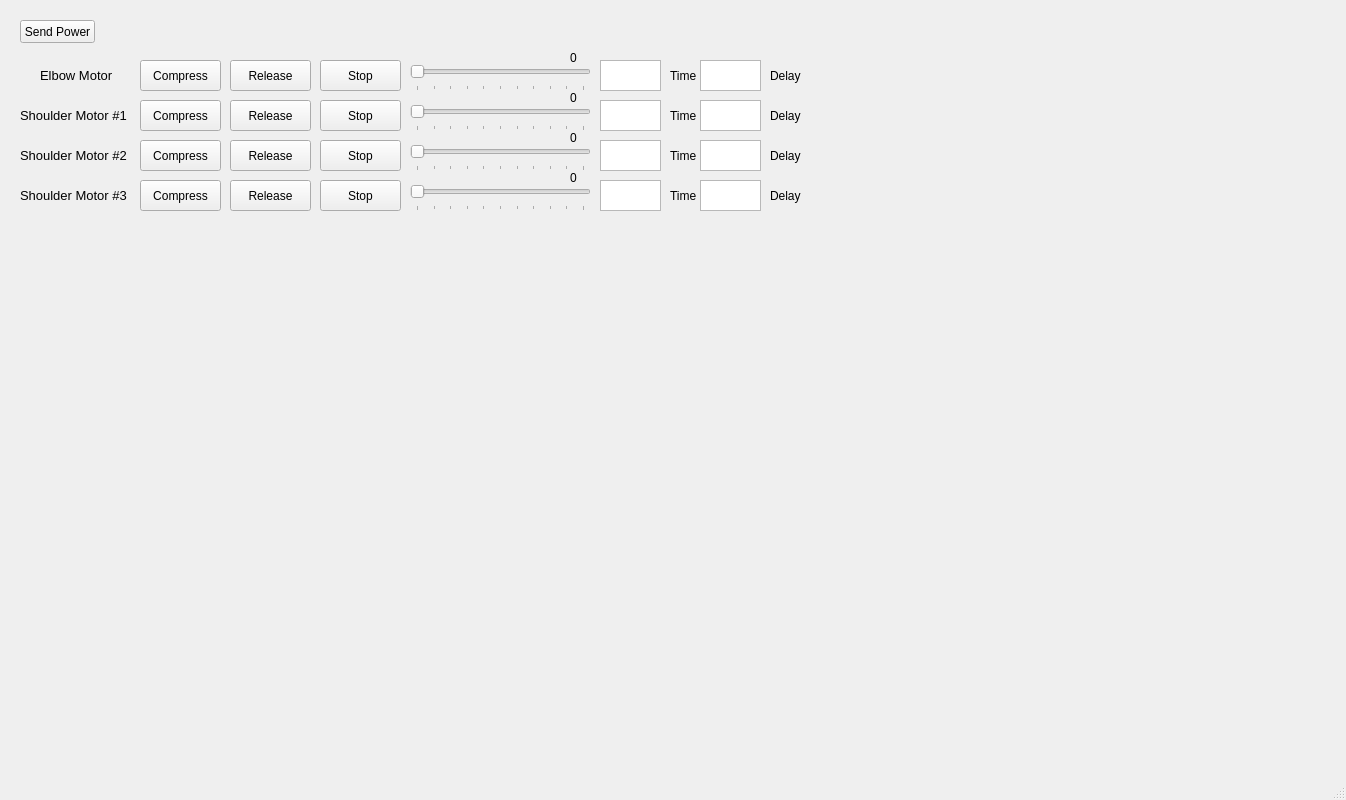
<?xml version="1.0" encoding="UTF-8"?>
<ui version="4.0">
 <class>MainWindow</class>
 <widget class="QMainWindow" name="MainWindow">
  <property name="geometry">
   <rect>
    <x>0</x>
    <y>0</y>
    <width>1346</width>
    <height>800</height>
   </rect>
  </property>
  <property name="windowTitle">
   <string>MainWindow</string>
  </property>
  <widget class="QWidget" name="centralwidget">
   <widget class="QLabel" name="elbow_label">
    <property name="geometry">
     <rect>
      <x>40</x>
      <y>60</y>
      <width>81</width>
      <height>31</height>
     </rect>
    </property>
    <property name="text">
     <string>&lt;html&gt;&lt;head/&gt;&lt;body&gt;&lt;p&gt;&lt;span style=&quot; font-size:10pt;&quot;&gt;Elbow Motor&lt;/span&gt;&lt;/p&gt;&lt;/body&gt;&lt;/html&gt;</string>
    </property>
   </widget>
   <widget class="QPushButton" name="elbow_compress_btn">
    <property name="geometry">
     <rect>
      <x>140</x>
      <y>60</y>
      <width>81</width>
      <height>31</height>
     </rect>
    </property>
    <property name="text">
     <string>Compress</string>
    </property>
   </widget>
   <widget class="QPushButton" name="elbow_release_btn">
    <property name="geometry">
     <rect>
      <x>230</x>
      <y>60</y>
      <width>81</width>
      <height>31</height>
     </rect>
    </property>
    <property name="text">
     <string>Release</string>
    </property>
   </widget>
   <widget class="QPushButton" name="elbow_stop_btn">
    <property name="geometry">
     <rect>
      <x>320</x>
      <y>60</y>
      <width>81</width>
      <height>31</height>
     </rect>
    </property>
    <property name="text">
     <string>Stop</string>
    </property>
   </widget>
   <widget class="QLabel" name="shoulder_motor1_label">
    <property name="geometry">
     <rect>
      <x>20</x>
      <y>100</y>
      <width>111</width>
      <height>31</height>
     </rect>
    </property>
    <property name="text">
     <string>&lt;html&gt;&lt;head/&gt;&lt;body&gt;&lt;p&gt;&lt;span style=&quot; font-size:10pt;&quot;&gt;Shoulder Motor #1&lt;/span&gt;&lt;/p&gt;&lt;/body&gt;&lt;/html&gt;</string>
    </property>
   </widget>
   <widget class="QLabel" name="shoulder_motor2_label">
    <property name="geometry">
     <rect>
      <x>20</x>
      <y>140</y>
      <width>111</width>
      <height>31</height>
     </rect>
    </property>
    <property name="text">
     <string>&lt;html&gt;&lt;head/&gt;&lt;body&gt;&lt;p&gt;&lt;span style=&quot; font-size:10pt;&quot;&gt;Shoulder Motor #2&lt;/span&gt;&lt;/p&gt;&lt;/body&gt;&lt;/html&gt;</string>
    </property>
   </widget>
   <widget class="QLabel" name="shoulder_motor3_label">
    <property name="geometry">
     <rect>
      <x>20</x>
      <y>180</y>
      <width>111</width>
      <height>31</height>
     </rect>
    </property>
    <property name="text">
     <string>&lt;html&gt;&lt;head/&gt;&lt;body&gt;&lt;p&gt;&lt;span style=&quot; font-size:10pt;&quot;&gt;Shoulder Motor #3&lt;/span&gt;&lt;/p&gt;&lt;/body&gt;&lt;/html&gt;</string>
    </property>
   </widget>
   <widget class="QPushButton" name="shoulder_motor1_compress_btn">
    <property name="geometry">
     <rect>
      <x>140</x>
      <y>100</y>
      <width>81</width>
      <height>31</height>
     </rect>
    </property>
    <property name="text">
     <string>Compress</string>
    </property>
   </widget>
   <widget class="QPushButton" name="shoulder_motor1_release_btn">
    <property name="geometry">
     <rect>
      <x>230</x>
      <y>100</y>
      <width>81</width>
      <height>31</height>
     </rect>
    </property>
    <property name="text">
     <string>Release</string>
    </property>
   </widget>
   <widget class="QPushButton" name="shoulder_motor1_stop_btn">
    <property name="geometry">
     <rect>
      <x>320</x>
      <y>100</y>
      <width>81</width>
      <height>31</height>
     </rect>
    </property>
    <property name="text">
     <string>Stop</string>
    </property>
   </widget>
   <widget class="QPushButton" name="shoulder_motor2_release_btn">
    <property name="geometry">
     <rect>
      <x>230</x>
      <y>140</y>
      <width>81</width>
      <height>31</height>
     </rect>
    </property>
    <property name="text">
     <string>Release</string>
    </property>
   </widget>
   <widget class="QPushButton" name="shoulder_motor2_stop_btn">
    <property name="geometry">
     <rect>
      <x>320</x>
      <y>140</y>
      <width>81</width>
      <height>31</height>
     </rect>
    </property>
    <property name="text">
     <string>Stop</string>
    </property>
   </widget>
   <widget class="QPushButton" name="shoulder_motor2_compress_btn">
    <property name="geometry">
     <rect>
      <x>140</x>
      <y>140</y>
      <width>81</width>
      <height>31</height>
     </rect>
    </property>
    <property name="text">
     <string>Compress</string>
    </property>
   </widget>
   <widget class="QPushButton" name="shoulder_motor3_release_btn">
    <property name="geometry">
     <rect>
      <x>230</x>
      <y>180</y>
      <width>81</width>
      <height>31</height>
     </rect>
    </property>
    <property name="text">
     <string>Release</string>
    </property>
   </widget>
   <widget class="QPushButton" name="shoulder_motor3_stop_btn">
    <property name="geometry">
     <rect>
      <x>320</x>
      <y>180</y>
      <width>81</width>
      <height>31</height>
     </rect>
    </property>
    <property name="text">
     <string>Stop</string>
    </property>
   </widget>
   <widget class="QPushButton" name="shoulder_motor3_compress_btn">
    <property name="geometry">
     <rect>
      <x>140</x>
      <y>180</y>
      <width>81</width>
      <height>31</height>
     </rect>
    </property>
    <property name="text">
     <string>Compress</string>
    </property>
   </widget>
   <widget class="QSlider" name="elbow_pwm_scale">
    <property name="geometry">
     <rect>
      <x>410</x>
      <y>60</y>
      <width>181</width>
      <height>31</height>
     </rect>
    </property>
    <property name="maximum">
     <number>100</number>
    </property>
    <property name="singleStep">
     <number>1</number>
    </property>
    <property name="orientation">
     <enum>Qt::Horizontal</enum>
    </property>
    <property name="tickPosition">
     <enum>QSlider::TicksBelow</enum>
    </property>
    <property name="tickInterval">
     <number>10</number>
    </property>
   </widget>
   <widget class="QSlider" name="shoulder_motor1_pwm_scale">
    <property name="geometry">
     <rect>
      <x>410</x>
      <y>100</y>
      <width>181</width>
      <height>31</height>
     </rect>
    </property>
    <property name="maximum">
     <number>100</number>
    </property>
    <property name="singleStep">
     <number>1</number>
    </property>
    <property name="orientation">
     <enum>Qt::Horizontal</enum>
    </property>
    <property name="tickPosition">
     <enum>QSlider::TicksBelow</enum>
    </property>
    <property name="tickInterval">
     <number>10</number>
    </property>
   </widget>
   <widget class="QSlider" name="shoulder_motor2_pwm_scale">
    <property name="geometry">
     <rect>
      <x>410</x>
      <y>140</y>
      <width>181</width>
      <height>31</height>
     </rect>
    </property>
    <property name="maximum">
     <number>100</number>
    </property>
    <property name="singleStep">
     <number>1</number>
    </property>
    <property name="orientation">
     <enum>Qt::Horizontal</enum>
    </property>
    <property name="tickPosition">
     <enum>QSlider::TicksBelow</enum>
    </property>
    <property name="tickInterval">
     <number>10</number>
    </property>
   </widget>
   <widget class="QSlider" name="shoulder_motor3_pwm_scale">
    <property name="geometry">
     <rect>
      <x>410</x>
      <y>180</y>
      <width>181</width>
      <height>31</height>
     </rect>
    </property>
    <property name="maximum">
     <number>100</number>
    </property>
    <property name="singleStep">
     <number>1</number>
    </property>
    <property name="orientation">
     <enum>Qt::Horizontal</enum>
    </property>
    <property name="tickPosition">
     <enum>QSlider::TicksBelow</enum>
    </property>
    <property name="tickInterval">
     <number>10</number>
    </property>
   </widget>
   <widget class="QLabel" name="elbow_scale_label">
    <property name="geometry">
     <rect>
      <x>570</x>
      <y>50</y>
      <width>21</width>
      <height>16</height>
     </rect>
    </property>
    <property name="text">
     <string>0</string>
    </property>
   </widget>
   <widget class="QLabel" name="shoulder_motor1_scale_label">
    <property name="geometry">
     <rect>
      <x>570</x>
      <y>90</y>
      <width>21</width>
      <height>16</height>
     </rect>
    </property>
    <property name="text">
     <string>0</string>
    </property>
   </widget>
   <widget class="QLabel" name="shoulder_motor2_scale_label">
    <property name="geometry">
     <rect>
      <x>570</x>
      <y>130</y>
      <width>21</width>
      <height>16</height>
     </rect>
    </property>
    <property name="text">
     <string>0</string>
    </property>
   </widget>
   <widget class="QLabel" name="shoulder_motor3_scale_label">
    <property name="geometry">
     <rect>
      <x>570</x>
      <y>170</y>
      <width>21</width>
      <height>16</height>
     </rect>
    </property>
    <property name="text">
     <string>0</string>
    </property>
   </widget>
   <widget class="QPlainTextEdit" name="elbow_time_input">
    <property name="geometry">
     <rect>
      <x>600</x>
      <y>60</y>
      <width>61</width>
      <height>31</height>
     </rect>
    </property>
   </widget>
   <widget class="QPlainTextEdit" name="shoulder_motor1_time_input">
    <property name="geometry">
     <rect>
      <x>600</x>
      <y>100</y>
      <width>61</width>
      <height>31</height>
     </rect>
    </property>
   </widget>
   <widget class="QPlainTextEdit" name="shoulder_motor2_time_input">
    <property name="geometry">
     <rect>
      <x>600</x>
      <y>140</y>
      <width>61</width>
      <height>31</height>
     </rect>
    </property>
   </widget>
   <widget class="QPlainTextEdit" name="shoulder_motor3_time_input">
    <property name="geometry">
     <rect>
      <x>600</x>
      <y>180</y>
      <width>61</width>
      <height>31</height>
     </rect>
    </property>
   </widget>
   <widget class="QLabel" name="elbow_time_label">
    <property name="geometry">
     <rect>
      <x>670</x>
      <y>60</y>
      <width>31</width>
      <height>31</height>
     </rect>
    </property>
    <property name="text">
     <string>Time</string>
    </property>
   </widget>
   <widget class="QLabel" name="shoulder_motor1_time_label">
    <property name="geometry">
     <rect>
      <x>670</x>
      <y>100</y>
      <width>31</width>
      <height>31</height>
     </rect>
    </property>
    <property name="text">
     <string>Time</string>
    </property>
   </widget>
   <widget class="QLabel" name="shoulder_motor2_time_label">
    <property name="geometry">
     <rect>
      <x>670</x>
      <y>140</y>
      <width>31</width>
      <height>31</height>
     </rect>
    </property>
    <property name="text">
     <string>Time</string>
    </property>
   </widget>
   <widget class="QLabel" name="shoulder_motor3_time_label">
    <property name="geometry">
     <rect>
      <x>670</x>
      <y>180</y>
      <width>31</width>
      <height>31</height>
     </rect>
    </property>
    <property name="text">
     <string>Time</string>
    </property>
   </widget>
   <widget class="QPlainTextEdit" name="shoulder_motor2_delay_input">
    <property name="geometry">
     <rect>
      <x>700</x>
      <y>140</y>
      <width>61</width>
      <height>31</height>
     </rect>
    </property>
   </widget>
   <widget class="QLabel" name="shoulder_motor1_delay_label">
    <property name="geometry">
     <rect>
      <x>770</x>
      <y>100</y>
      <width>31</width>
      <height>31</height>
     </rect>
    </property>
    <property name="text">
     <string>Delay</string>
    </property>
   </widget>
   <widget class="QPlainTextEdit" name="shoulder_motor3_delay_input">
    <property name="geometry">
     <rect>
      <x>700</x>
      <y>180</y>
      <width>61</width>
      <height>31</height>
     </rect>
    </property>
   </widget>
   <widget class="QLabel" name="shoulder_motor2_delay_label">
    <property name="geometry">
     <rect>
      <x>770</x>
      <y>140</y>
      <width>31</width>
      <height>31</height>
     </rect>
    </property>
    <property name="text">
     <string>Delay</string>
    </property>
   </widget>
   <widget class="QPlainTextEdit" name="elbow_delay_input">
    <property name="geometry">
     <rect>
      <x>700</x>
      <y>60</y>
      <width>61</width>
      <height>31</height>
     </rect>
    </property>
   </widget>
   <widget class="QLabel" name="shoulder_motor3_delay_label">
    <property name="geometry">
     <rect>
      <x>770</x>
      <y>180</y>
      <width>31</width>
      <height>31</height>
     </rect>
    </property>
    <property name="text">
     <string>Delay</string>
    </property>
   </widget>
   <widget class="QPlainTextEdit" name="shoulder_motor1_delay_input">
    <property name="geometry">
     <rect>
      <x>700</x>
      <y>100</y>
      <width>61</width>
      <height>31</height>
     </rect>
    </property>
   </widget>
   <widget class="QLabel" name="elbow_delay_label">
    <property name="geometry">
     <rect>
      <x>770</x>
      <y>60</y>
      <width>31</width>
      <height>31</height>
     </rect>
    </property>
    <property name="text">
     <string>Delay</string>
    </property>
   </widget>
   <widget class="QPushButton" name="send_power_btn">
    <property name="geometry">
     <rect>
      <x>20</x>
      <y>20</y>
      <width>75</width>
      <height>23</height>
     </rect>
    </property>
    <property name="text">
     <string>Send Power</string>
    </property>
   </widget>
  </widget>
  <widget class="QMenuBar" name="menubar">
   <property name="geometry">
    <rect>
     <x>0</x>
     <y>0</y>
     <width>1346</width>
     <height>21</height>
    </rect>
   </property>
  </widget>
  <widget class="QStatusBar" name="statusbar"/>
 </widget>
 <resources/>
 <connections/>
</ui>
